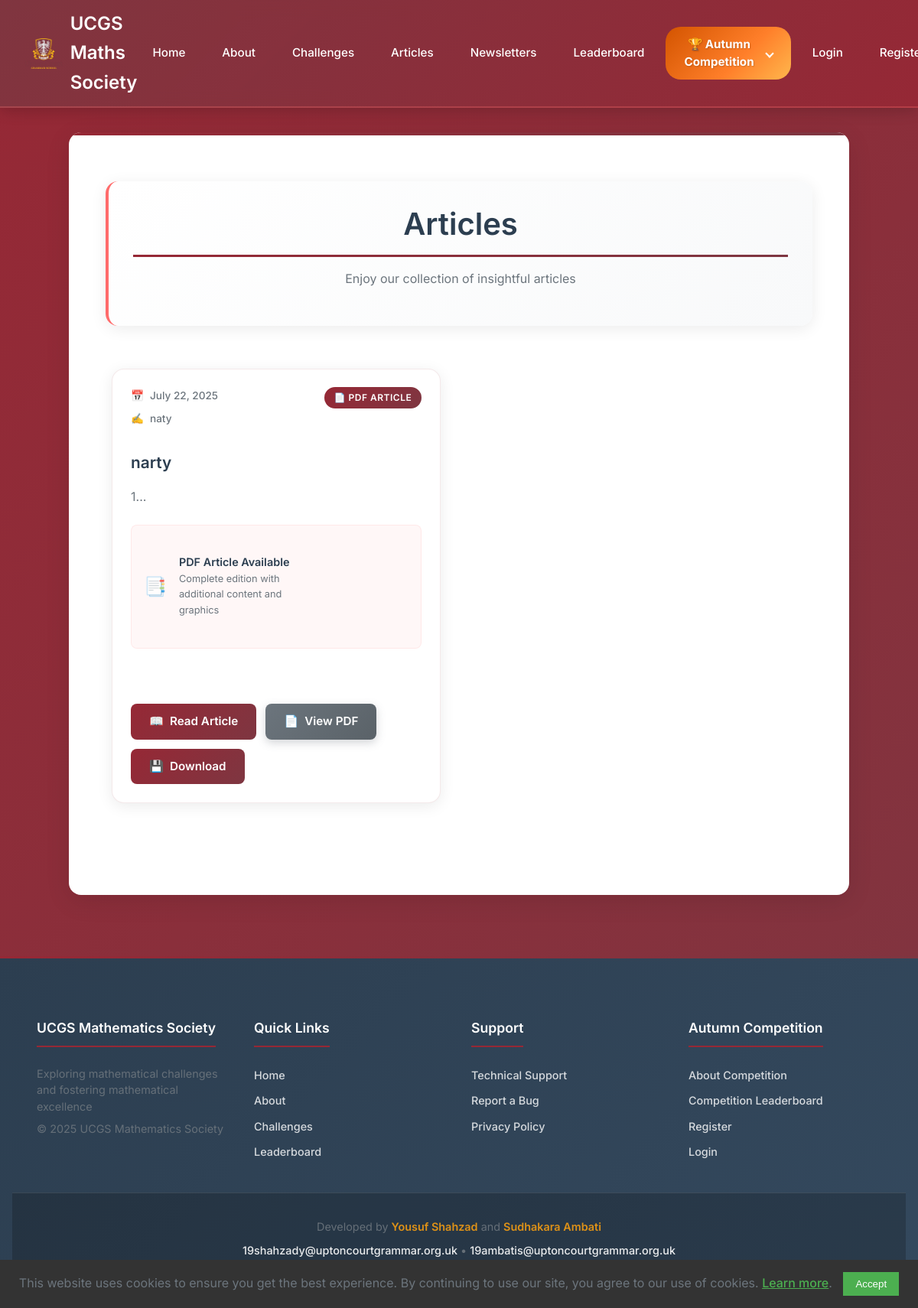
The page /articles on the database its author committed.
### app/models.py (models this page shows, shortened)
class Article(db.Model):
    __tablename__ = "article"
    id = db.Column(db.Integer, primary_key=True)
    title = db.Column(db.String(100), nullable=False, index=True)
    file_url = db.Column(db.String(255))  # This will store the PDF file path
    content = db.Column(db.Text, nullable=False)
    named_creator = db.Column(db.String(100), nullable=True)
    date_posted = db.Column(db.DateTime, nullable=False, default=datetime.datetime.now, index=True)
    user_id = db.Column(db.Integer, db.ForeignKey("users.id"), nullable=False, index=True)
    type = db.Column(db.String(20), default="article", nullable=False, index=True)
    author = db.relationship("User", back_populates="articles")

### app/main/routes.py (the view)
@bp.route("/articles")
def articles():
    articles = (
        Article.query.filter_by(type="article")
        .order_by(Article.date_posted.desc())
        .all()
    )
    return render_template("main/articles.html", title="Articles", articles=articles)

### app/templates/main/articles.html (shortened to what this page needs)
{% extends "base.html" %}
{% block content %}
<div class="newsletters-container">
    <div class="page-header">
        <h1>Articles</h1>
        <p class="page-subtitle">Enjoy our collection of insightful articles</p>
    </div>
    <div class="newsletters-grid">
        {% for article in articles %}
        <article class="newsletter-card">
            <div class="newsletter-header">
                <div class="newsletter-meta">
                    <span class="newsletter-date">
                        <span class="meta-icon">📅</span>
                        {{ article.date_posted.strftime('%B %d, %Y') }}
                    </span>
                    <span class="newsletter-author">
                        <span class="meta-icon">✍️</span>
                        {{ article.named_creator }}
                    </span>
                </div>
                {% if article.type == 'article' and article.file_url %}
                <div class="newsletter-badge">
                    <span class="pdf-badge">📄 PDF Article</span>
                </div>
                {% endif %}
            </div>
            <div class="newsletter-content">
                <h2 class="newsletter-title">
                    <a href="{{ url_for('main.article', id=article.id) }}">
                        {{ article.title }}
                    </a>
                </h2>
                <div class="newsletter-excerpt">
                    {{ article.content | truncate(200) | striptags | safe }}...
                </div>
                {% if article.type == 'article' and article.file_url %}
                <div class="pdf-preview-card">
                    <div class="pdf-icon">📑</div>
                    <div class="pdf-info">
                        <h3>PDF Article Available</h3>
                        <p>Complete edition with additional content and graphics</p>
                    </div>
                    <div class="pdf-preview-thumbnail">
                        <iframe src="{{ url_for('main.serve_newsletter', filename=article.file_url) }}"
                                width="100%" height="120" frameborder="0"
                                title="Article preview"></iframe>
                    </div>
                </div>
                {% endif %}
            </div>
            <div class="newsletter-actions">
                <a href="{{ url_for('main.article', id=article.id) }}" class="button newsletter-read-btn">
                    <span>📖</span> Read Article
                </a>
                {% if article.type == 'article' and article.file_url %}
                <a href="{{ url_for('main.serve_newsletter', filename=article.file_url) }}"
                   target="_blank" class="button button-secondary">
                    <span>📄</span> View PDF
                </a>
                <a href="{{ url_for('main.serve_newsletter', filename=article.file_url) }}"
                   download class="button button-outline">
                    <span>💾</span> Download
                </a>
                {% endif %}
            </div>
        </article>
        {% endfor %}
    </div>
</div>
{% endblock %}

### rows shown on the page
Article: date_posted "July 22, 2025", named_creator "naty", type "📄 PDF ARTICLE", title "narty", content "1"
